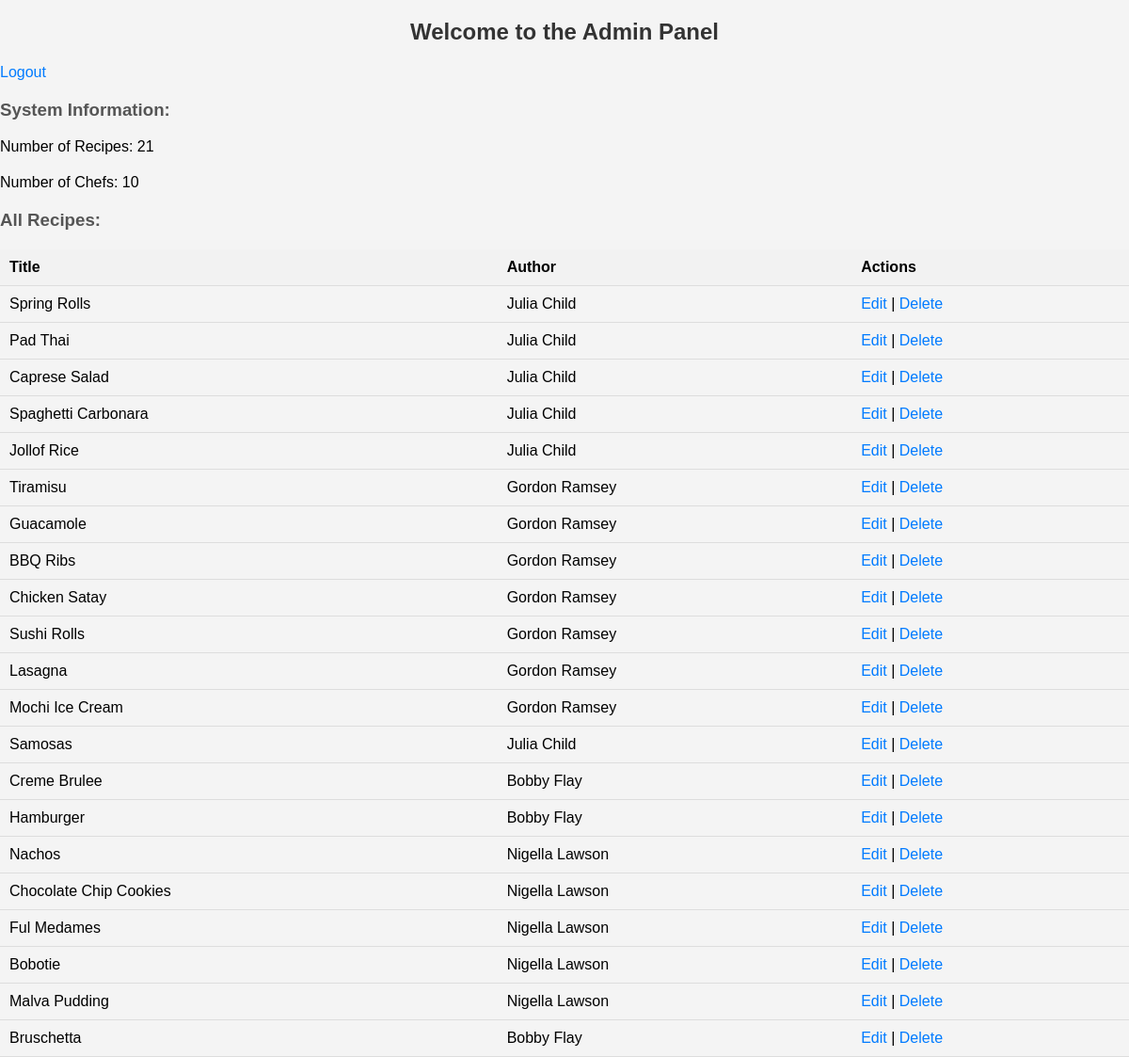
Page /admin_panel.php on the committed database.
### tables this page shows
CREATE TABLE `recipes` (
  `recipe_id` int(11) NOT NULL,
  `user_id` int(11) DEFAULT NULL,
  `title` varchar(100) NOT NULL,
  `description` text,
  `ingredients` text,
  `directions` text,
  `servings` int(11) DEFAULT NULL,
  `cooking_time` int(11) DEFAULT NULL,
  `category` varchar(100) DEFAULT NULL,
  `location` varchar(100) DEFAULT NULL,
  `image_url` varchar(255) DEFAULT NULL
);

CREATE TABLE `users` (
  `user_id` int(11) NOT NULL,
  `username` varchar(128) NOT NULL,
  `email` varchar(255) NOT NULL,
  `password_hash` varchar(255) NOT NULL,
  `role` enum('recipe_seeker','cook_chef','admin') NOT NULL
);

### admin_panel.php (the view, shortened to what this page needs)
<?php
$mysqli = require 'database.php';
$recipe_count_sql = "SELECT COUNT(*) AS recipe_count FROM recipes";
$recipe_count_result = $mysqli->query($recipe_count_sql);
$recipe_count = $recipe_count_result->fetch_assoc()['recipe_count'];
$chef_count_sql = "SELECT COUNT(*) AS chef_count FROM users WHERE role = 'cook_chef'";
$chef_count_result = $mysqli->query($chef_count_sql);
$chef_count = $chef_count_result->fetch_assoc()['chef_count'];
?>
<!DOCTYPE html>
<html lang="en">
<head>
</head>
<body>
    <h2>Welcome to the Admin Panel</h2>
    <p><a href="logout.php">Logout</a></p>
    <h3>System Information:</h3>
    <p>Number of Recipes: <?php echo $recipe_count; ?></p>
    <p>Number of Chefs: <?php echo $chef_count; ?></p>
    <h3>All Recipes:</h3>
    <table>
        <thead>
            <tr>
                <th>Title</th>
                <th>Author</th>
                <th>Actions</th>
            </tr>
        </thead>
        <tbody>
            <?php
            $all_recipes_sql = "SELECT recipe_id, title, user_id FROM recipes";
            $all_recipes_result = $mysqli->query($all_recipes_sql);
            while ($row = $all_recipes_result->fetch_assoc()) {
                echo "<tr>";
                echo "<td>" . $row['title'] . "</td>";
                $author_sql = "SELECT username FROM users WHERE user_id = " . $row['user_id'];
                $author_result = $mysqli->query($author_sql);
                $author_username = $author_result->fetch_assoc()['username'];
                echo "<td>" . $author_username . "</td>";
                echo "<td><a href='edit_recipe.php?recipe_id=" . $row['recipe_id'] . "'>Edit</a> | <a href='delete_recipe.php?recipe_id=" . $row['recipe_id'] . "' onclick=\"return confirm('Are you sure you want to delete this recipe?')\">Delete</a></td>";
                echo "</tr>";
            }
            ?>
        </tbody>
    </table>
</body>
</html>

### admin_panel.php (style rules this page uses)
body { font-family: Arial, sans-serif; background-color: #f4f4f4; margin: 0; padding: 0; }
h2 { text-align: center; color: #333; }
h3 { color: #555; }
p { margin-bottom: 20px; }
table { width: 100%; border-collapse: collapse; margin-top: 20px; }
th, td { padding: 10px; border-bottom: 1px solid #ddd; text-align: left; }
th { background-color: #f2f2f2; }
a { color: #007bff; text-decoration: none; }

### rows in the picture
recipes: title "Spring Rolls", user.username "Julia Child"
recipes: title "Pad Thai", user.username "Julia Child"
recipes: title "Caprese Salad", user.username "Julia Child"
recipes: title "Spaghetti Carbonara", user.username "Julia Child"
recipes: title "Jollof Rice", user.username "Julia Child"
recipes: title "Tiramisu", user.username "Gordon Ramsey"
recipes: title "Guacamole", user.username "Gordon Ramsey"
recipes: title "BBQ Ribs", user.username "Gordon Ramsey"
recipes: title "Chicken Satay", user.username "Gordon Ramsey"
recipes: title "Sushi Rolls", user.username "Gordon Ramsey"
recipes: title "Lasagna", user.username "Gordon Ramsey"
recipes: title "Mochi Ice Cream", user.username "Gordon Ramsey"
recipes: title "Samosas", user.username "Julia Child"
recipes: title "Creme Brulee", user.username "Bobby Flay"
recipes: title "Hamburger", user.username "Bobby Flay"
recipes: title "Nachos", user.username "Nigella Lawson"
recipes: title "Chocolate Chip Cookies", user.username "Nigella Lawson"
recipes: title "Ful Medames", user.username "Nigella Lawson"
recipes: title "Bobotie", user.username "Nigella Lawson"
recipes: title "Malva Pudding", user.username "Nigella Lawson"
recipes: title "Bruschetta", user.username "Bobby Flay"

### other values in the picture
$recipe_count "21"
$chef_count "10"
